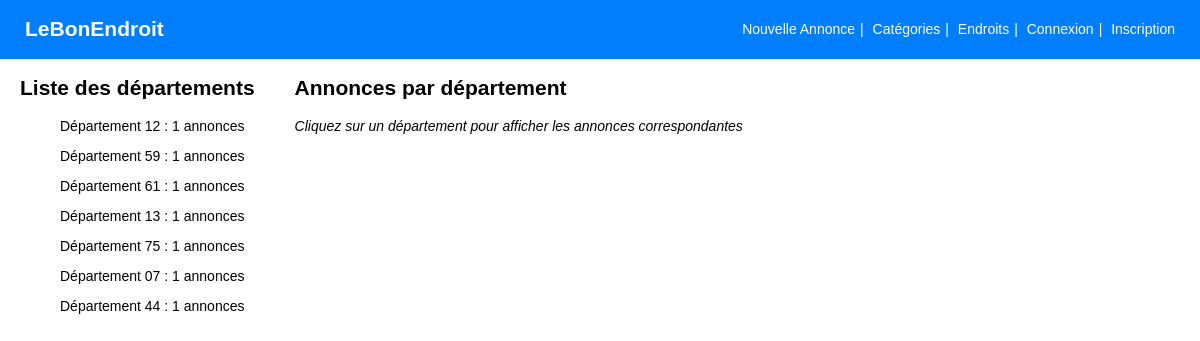
/annonces/copy-parDepartement.php, run on the app's committed database.
### tables this page shows
CREATE TABLE `announces` (
  `id` int(11) NOT NULL,
  `title` varchar(255) NOT NULL,
  `content` longtext NOT NULL,
  `price` float NOT NULL,
  `featured_image` varchar(255) NOT NULL,
  `created_at` datetime NOT NULL DEFAULT current_timestamp(),
  `users_id` int(11) NOT NULL,
  `categories_id` int(11) NOT NULL,
  `departments_number` varchar(3) NOT NULL
);

### annonces/copy-parDepartement.php (the view, shortened to what this page needs)
<?php
    require_once '../include/header.php';
    require_once '../include/connect.php';
    $sql = 'SELECT * FROM `announces`;';
    $query = $db->query($sql);
    $annonces = $query->fetchAll(PDO::FETCH_ASSOC);
?>
<div id="region">
<section>
        <h2>Liste des départements</h2>
        <ul>
<?php
        foreach($annonces as $annonce){
            $department = $annonce['departments_number'];
            $sql = "SELECT COUNT(*) as number FROM `announces` WHERE `departments_number`= $department;";
            $query = $db->query($sql);
            $adnumber = $query->fetchAll(PDO::FETCH_ASSOC);
            $adnumb = $adnumber[0]['number'];
            echo "<p> Département $department : $adnumb annonces </p>";
?>
            <?php endforeach;
        }?>
        </ul>
</section>
<section>
<h2>Annonces par département</h2>
        <?php if(empty($_GET)) : ?>
            <p><em>Cliquez sur un département pour afficher les annonces correspondantes</em></p>
        <?php endif ?>
</section>
</div>

### css/styles.css (style rules this page uses)
body { font-size: 14px; font-family: Verdana, Geneva, Tahoma, sans-serif; margin: 0; }
section { padding: 0 20px; }
#region { display: flex; }

### data on the page
announces: departments_number "12", adnumb "1"
announces: departments_number "59", adnumb "1"
announces: departments_number "61", adnumb "1"
announces: departments_number "13", adnumb "1"
announces: departments_number "75", adnumb "1"
announces: departments_number "07", adnumb "1"
announces: departments_number "44", adnumb "1"
